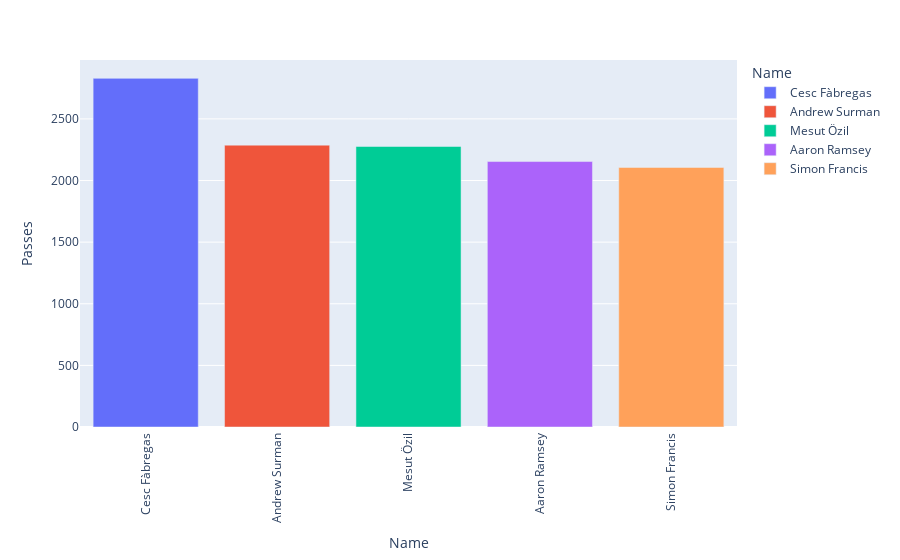

The notebook cell saved with this chart:
### Code cell
passes = df.nlargest(5, 'Passes')

fig = px.bar(passes, x='Name', y='Passes', color='Name')
fig.update_xaxes(tickangle=270)
fig.show()

### Figure 1 — Plotly figure (JSON) as saved in the notebook; plotly's stock layout.template omitted (floating-point values rounded to 4 significant figures)
{"data": [{"alignmentgroup": "True", "hovertemplate": "Name=%{x}<br>Passes=%{y}<extra></extra>", "legendgroup": "Cesc Fàbregas ", "marker": {"color": "#636efa", "pattern": {"shape": ""}}, "name": "Cesc Fàbregas ", "offsetgroup": "Cesc Fàbregas ", "orientation": "v", "showlegend": true, "textposition": "auto", "type": "bar", "x": ["Cesc Fàbregas "], "xaxis": "x", "y": [2829], "yaxis": "y"}, {"alignmentgroup": "True", "hovertemplate": "Name=%{x}<br>Passes=%{y}<extra></extra>", "legendgroup": "Andrew Surman ", "marker": {"color": "#EF553B", "pattern": {"shape": ""}}, "name": "Andrew Surman ", "offsetgroup": "Andrew Surman ", "orientation": "v", "showlegend": true, "textposition": "auto", "type": "bar", "x": ["Andrew Surman "], "xaxis": "x", "y": [2287], "yaxis": "y"}, {"alignmentgroup": "True", "hovertemplate": "Name=%{x}<br>Passes=%{y}<extra></extra>", "legendgroup": "Mesut Özil ", "marker": {"color": "#00cc96", "pattern": {"shape": ""}}, "name": "Mesut Özil ", "offsetgroup": "Mesut Özil ", "orientation": "v", "showlegend": true, "textposition": "auto", "type": "bar", "x": ["Mesut Özil "], "xaxis": "x", "y": [2276], "yaxis": "y"}, {"alignmentgroup": "True", "hovertemplate": "Name=%{x}<br>Passes=%{y}<extra></extra>", "legendgroup": "Aaron Ramsey ", "marker": {"color": "#ab63fa", "pattern": {"shape": ""}}, "name": "Aaron Ramsey ", "offsetgroup": "Aaron Ramsey ", "orientation": "v", "showlegend": true, "textposition": "auto", "type": "bar", "x": ["Aaron Ramsey "], "xaxis": "x", "y": [2154], "yaxis": "y"}, {"alignmentgroup": "True", "hovertemplate": "Name=%{x}<br>Passes=%{y}<extra></extra>", "legendgroup": "Simon Francis ", "marker": {"color": "#FFA15A", "pattern": {"shape": ""}}, "name": "Simon Francis ", "offsetgroup": "Simon Francis ", "orientation": "v", "showlegend": true, "textposition": "auto", "type": "bar", "x": ["Simon Francis "], "xaxis": "x", "y": [2106], "yaxis": "y"}], "layout": {"barmode": "relative", "legend": {"title": {"text": "Name"}, "tracegroupgap": 0}, "margin": {"t": 60}, "xaxis": {"anchor": "y", "categoryarray": ["Cesc Fàbregas ", "Andrew Surman ", "Mesut Özil ", "Aaron Ramsey ", "Simon Francis "], "categoryorder": "array", "domain": [0, 1], "tickangle": -90, "title": {"text": "Name"}}, "yaxis": {"anchor": "x", "domain": [0, 1], "title": {"text": "Passes"}}}}
